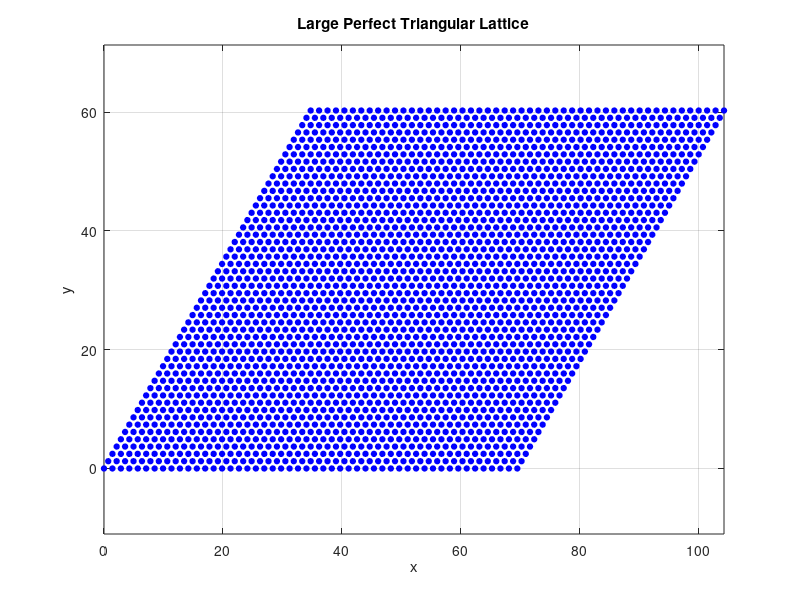

This figure's MATLAB source:
%% Generate a Large Perfect Triangular Lattice and Write a LAMMPS .dat File
clear; clc; close all;

%% User Parameters
a = 1.42;       % Lattice constant (you can change this as needed)
n1 = 50;        % Number of repeats along the a1 direction
n2 = 50;        % Number of repeats along the a2 direction

%% Define Triangular Lattice Primitive Vectors
% For a triangular lattice, a common choice is:
%   a1 = [ a,  0 ]
%   a2 = [ a/2, a*sqrt(3)/2 ]
a1 = [a, 0];
a2 = [a/2, a*sqrt(3)/2];

%% Generate Lattice Points
N = n1 * n2;  % Total number of atoms
positions = zeros(N, 2);  % Preallocate for x,y positions

index = 1;
for i = 0:(n1-1)
    for j = 0:(n2-1)
        positions(index,:) = i * a1 + j * a2;
        index = index + 1;
    end
end

%% Determine Simulation Box Bounds
% Use the minimal rectangle that encloses all points.
x_min = min(positions(:,1));
x_max = max(positions(:,1));
y_min = min(positions(:,2));
y_max = max(positions(:,2));

% Optional: add a little buffer if desired.
buffer = 0.0;
xlo = x_min - buffer;
xhi = x_max + buffer;
ylo = y_min - buffer;
yhi = y_max + buffer;

% For a 2D simulation, we assign a small z-range.
zlo = -0.5;
zhi =  0.5;

%% Plot the Lattice to Verify
figure;
plot(positions(:,1), positions(:,2), 'bo', 'MarkerFaceColor', 'b', 'MarkerSize', 4);
xlabel('x');
ylabel('y');
title('Large Perfect Triangular Lattice');
axis equal;
grid on;

%% Write LAMMPS .dat File
% The file will have the standard LAMMPS data format:
%   Header, number of atoms, number of atom types,
%   Simulation box dimensions, Masses section, and Atoms section.
filename = 'triangular.dat';
fid = fopen(filename, 'w');

fprintf(fid, '# LAMMPS data file: Large Triangular Lattice\n\n');
fprintf(fid, '%d atoms\n', N);
fprintf(fid, '1 atom types\n\n');

fprintf(fid, '%.6f %.6f xlo xhi\n', xlo, xhi);
fprintf(fid, '%.6f %.6f ylo yhi\n', ylo, yhi);
fprintf(fid, '%.6f %.6f zlo zhi\n\n', zlo, zhi);

fprintf(fid, 'Masses\n\n');
fprintf(fid, '1 12.0107\n\n');  % Mass for carbon (example)

fprintf(fid, 'Atoms\n\n');
% Writing one atom per line: id, atom type, x, y, z.
for i = 1:N
    fprintf(fid, '%d 1 %.6f %.6f 0.0\n', i, positions(i,1), positions(i,2));
end

fclose(fid);
fprintf('Wrote %s with %d atoms.\n', filename, N);
